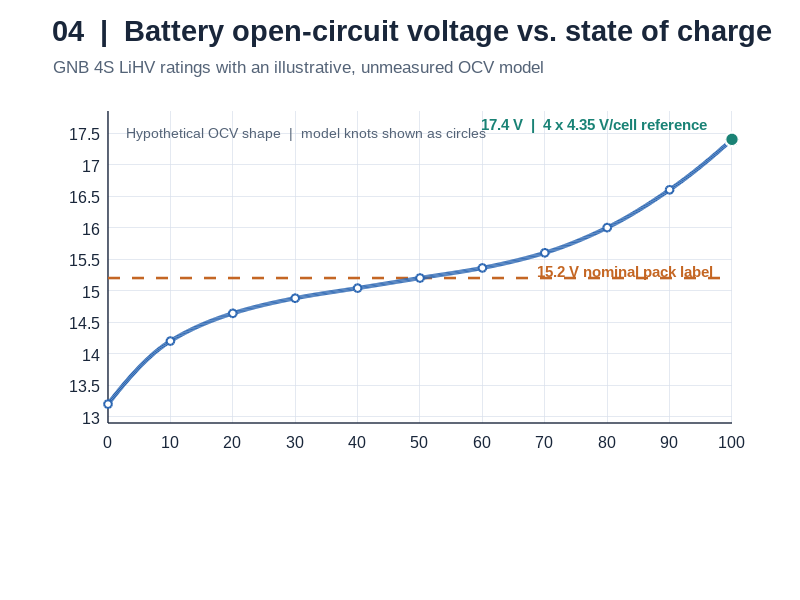

Reproduce this figure in MATLAB. (Note: this script raises an error after producing the figure.)
%% Electrical Figure 04
% ILLUSTRATIVE LiHV OPEN-CIRCUIT VOLTAGE VS STATE OF CHARGE
% WRO 2026 Future Engineers | engineering_journal/2-elec.md
%
% PURPOSE: Show the difference between a battery's published nameplate
% voltage and a hypothetical open-circuit voltage (OCV) vs SOC shape.
%
% EVIDENCE STATUS:
% PUBLISHED/SUPPLIER: GNB 4S1P LiHV 15.2 V nominal, 1300 mAh.
% CHEMISTRY REFERENCE: 4.35 V/cell upper LiHV reference => 17.4 V/pack.
% MODEL ASSUMPTION: EVERY OCV/SOC KNOT BELOW IS ILLUSTRATIVE.
% These OCV values were NOT measured on the team's pack and are NOT a
% calibrated voltage-to-SOC lookup, battery discharge curve, or charge
% or discharge operating instruction.
%
% The model is designed to serve as the OCV assumption for subsequent
% battery headroom studies (Figures 05-07), provided those scripts use
% the SAME knots and interpolation method.
%
% Base MATLAB R2020a+; run entire script. No toolboxes required.
% Output: results/04_assumed_voltage_vs_soc.png (240 DPI) and
%         results/simulation_inputs.mat. No CSV and no summary.txt.

clearvars; close all; clc;

%% 1. USER INPUTS -- source-based pack ratings vs hypothetical OCV shape
p.project = 'YBR-SUNFLOWER | WRO 2026 Future Engineers';
p.figureID = '04/11';
p.evidenceClass = 'Published battery ratings + illustrative OCV/SOC knots';

p.cells = 4;                       % GNB product: 4S1P pack
p.capacityAh = 1.30;              % GNB nameplate: 1300 mAh
p.nominalPackV = 15.2;            % GNB nameplate: 15.2 V nominal
p.lihvFullCellRefV = 4.35;       % LiHV chemistry reference, NOT measured
p.fullPackReferenceV = p.cells * p.lihvFullCellRefV; % 17.4 V

% HYPOTHETICAL battery rest-OCV at each SOC knot; these are NOT measured.
% Retained from the team's earlier Step 02 example model for traceability.
% SOC=0 at 3.30 V/cell is a MODEL ENDPOINT, NOT safe cutoff guidance.
p.socKnots = [0 .10 .20 .30 .40 .50 .60 .70 .80 .90 1.00];
p.ocvPerCellV = [3.30 3.55 3.66 3.72 3.76 3.80 ...
                  3.84 3.90 4.00 4.15 4.35];
p.interpolationMethod = 'pchip'; % monotone shape-preserving interpolation
p.samples = 700;

%% 2. Validation and reproducible open-circuit voltage calculation
assert(p.cells == 4 && p.capacityAh > 0 && p.nominalPackV > 0);
assert(numel(p.socKnots) == numel(p.ocvPerCellV));
assert(p.socKnots(1) == 0 && p.socKnots(end) == 1);
assert(all(diff(p.socKnots) > 0));
assert(all(diff(p.ocvPerCellV) > 0));
assert(p.samples >= 100);
assert(abs(p.ocvPerCellV(end) - p.lihvFullCellRefV) < 1e-9);
assert(p.fullPackReferenceV > p.nominalPackV);

socFraction = linspace(0,1,p.samples);
socPercent = 100*socFraction;
packOCV = p.cells * interp1( ...
    p.socKnots,p.ocvPerCellV,socFraction,p.interpolationMethod);
packKnotVoltages = p.cells * p.ocvPerCellV;

% The nominal voltage is a *nameplate* characteristic, not a point on a
% published SOC curve. The model's crossing of 15.2 V at an SOC value
% must never be interpreted as a measured or transferable calibration.
nominalLabelVoltage = p.nominalPackV;
nominalEnergyWh = p.nominalPackV * p.capacityAh; % 19.76 Wh nameplate arithmetic

%% 3. Consistent publication palette -- WHITE figure AND WHITE axes
ink      = [0.10 0.15 0.23];
muted    = [0.33 0.39 0.47];
gridGrey = [0.85 0.88 0.92];
blue     = [0.17 0.40 0.70]; % illustrative OCV model
teal     = [0.10 0.51 0.46]; % LiHV 17.4 V full-charge reference
amber    = [0.77 0.40 0.14]; % published pack nominal voltage

fig = figure('Color','white','Units','pixels', ...
    'Position',[65 65 1480 860]);
set(fig,'InvertHardcopy','off');

annotation(fig,'textbox',[0.066 0.923 0.87 0.058], ...
    'String','04  |  Battery open-circuit voltage vs. state of charge', ...
    'FontName','Arial','FontSize',21,'FontWeight','bold', ...
    'Color',ink,'LineStyle','none','Interpreter','none');
annotation(fig,'textbox',[0.067 0.872 0.87 0.042], ...
    'String','GNB 4S LiHV ratings with an illustrative, unmeasured OCV model', ...
    'FontName','Arial','FontSize',12.5,'Color',muted, ...
    'LineStyle','none','Interpreter','none');

%% 4. Graph: hypothetical OCV curve and source-based reference voltages
ax = axes('Parent',fig, ...
    'Position',[0.135 0.295 0.780 0.520], ...
    'Color',[1 1 1]);
hold(ax,'on');

% A restrained, light dashed line marks published nameplate voltage.
hNominal = plot(ax,[0 100],[nominalLabelVoltage nominalLabelVoltage], ...
    '--','Color',amber,'LineWidth',1.85);

% Smooth but shape-preserving hypothetical OCV curve, plus model knots.
hOCV = plot(ax,socPercent,packOCV, ...
    '-','Color',blue,'LineWidth',3.0);
hKnots = plot(ax,100*p.socKnots,packKnotVoltages,'o', ...
    'MarkerSize',5.7,'MarkerFaceColor','white', ...
    'MarkerEdgeColor',blue,'LineWidth',1.5, ...
    'LineStyle','none');

% Published chemistry-based endpoint reference, NOT a pack measurement.
plot(ax,100,p.fullPackReferenceV,'o', ...
    'MarkerSize',10.0,'MarkerFaceColor',teal, ...
    'MarkerEdgeColor','white','LineWidth',1.7);

% Annotation positions deliberately avoid line/axis overlaps.
text(ax,96,17.62,'17.4 V  |  4 x 4.35 V/cell reference', ...
    'FontName','Arial','FontSize',10.7,'Color',teal, ...
    'FontWeight','bold','HorizontalAlignment','right');
text(ax,97,15.30,'15.2 V nominal pack label', ...
    'FontName','Arial','FontSize',10.8,'Color',amber, ...
    'FontWeight','bold','HorizontalAlignment','right');

% Compact plot note: OCV points are not a voltage-to-SOC calibration.
text(ax,3,17.50,'Hypothetical OCV shape  |  model knots shown as circles', ...
    'FontName','Arial','FontSize',10.4,'Color',muted, ...
    'HorizontalAlignment','left');

set(ax,'XLim',[0 100],'YLim',[12.9 17.85], ...
    'XTick',0:10:100,'YTick',13:0.5:17.5, ...
    'FontName','Arial','FontSize',11.4, ...
    'XColor',ink,'YColor',ink,'LineWidth',1.0, ...
    'TickLength',[0 0],'Box','off', ...
    'XGrid','on','YGrid','on', ...
    'GridColor',gridGrey,'GridAlpha',0.70, ...
    'Layer','bottom');
ax.Color = [1 1 1]; % Explicitly override MATLAB dark-mode axis defaults.

xlabel(ax,'Illustrative state of charge (%)', ...
    'Color',ink,'FontName','Arial','FontSize',12.2,'FontWeight','bold');
ylabel(ax,'Modeled open-circuit pack voltage (V)', ...
    'Color',ink,'FontName','Arial','FontSize',12.2,'FontWeight','bold');

lg = legend(ax,[hOCV hKnots hNominal],{ ...
    'Hypothetical OCV curve (PCHIP)', ...
    'Assumed SOC-voltage knots', ...
    'GNB battery nameplate: 15.2 V nominal'}, ...
    'Location','southeast','FontName','Arial','FontSize',10.3, ...
    'TextColor',ink,'Color',[1 1 1], ...
    'EdgeColor',gridGrey,'Box','on');

%% 5. Footer: meaningful specification vs assumptions, well below X-axis
headline = sprintf([ ...
    'GNB pack: %dS1P  |  %.2f V nominal  |  %.2f Ah  |  ', ...
    'nominal energy %.2f Wh'], ...
    p.cells,p.nominalPackV,p.capacityAh,nominalEnergyWh);
annotation(fig,'textbox',[0.066 0.168 0.89 0.048], ...
    'String',headline, ...
    'FontName','Arial','FontSize',11.2,'FontWeight','bold', ...
    'Color',ink,'LineStyle','none','Interpreter','none');

%% 6. Save figure and calculation inputs; display numeric results
scriptDir = fileparts(mfilename('fullpath'));
if isempty(scriptDir), scriptDir = pwd; end
outDir = fullfile(scriptDir,'results');
if ~exist(outDir,'dir'), mkdir(outDir); end
figurePath = fullfile(outDir,'04_assumed_voltage_vs_soc.png');
exportgraphics(fig,figurePath,'Resolution',240,'BackgroundColor','white');
save(fullfile(outDir,'simulation_inputs.mat'), ...
    'p','socFraction','socPercent','packOCV','packKnotVoltages', ...
    'nominalEnergyWh');

fprintf('\nYBR-SUNFLOWER | FIGURE 04/11 | LiHV OCV vs SOC\n');
fprintf('GNB label: %dS1P, %.2f V nominal, %.2f Ah\n', ...
    p.cells,p.nominalPackV,p.capacityAh);
fprintf('Nominal nameplate energy: %.2f Wh\n',nominalEnergyWh);
fprintf('Illustrative full-charge reference: %.2f V (%d x %.2f V)\n', ...
    p.fullPackReferenceV,p.cells,p.lihvFullCellRefV);
fprintf('OCV/SOC curve: %d ASSUMED knots, %s interpolation.\n', ...
    numel(p.socKnots),p.interpolationMethod);
fprintf('ILLUSTRATIVE endpoints: %.2f V (SOC=0) to %.2f V (SOC=100%%).\n', ...
    packKnotVoltages(1),packKnotVoltages(end));
fprintf('WARNING: model SOC axis is not pack-calibrated and gives no cutoff guidance.\n');
fprintf('Saved PNG: %s\n\n',figurePath);
